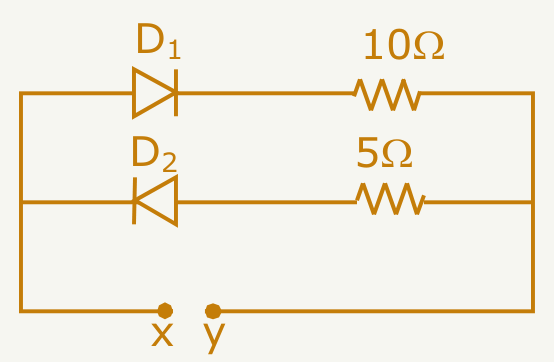
#> input picture scratch/jee2021/images/JEE-MAIN-21-25FEB-S1/q9.png, 554 x 362 px; its folder holds only this picture in this run
$ python clean_jee_main_2021_25feb_s1_images.py
#> lines starting #> are read from the running program, lines starting #| are printed output that depends on the picture
#!/usr/bin/env python3
"""Normalize 25 Feb Shift 1 figures and split the two graphical option sets."""

from __future__ import annotations

import json
from pathlib import Path

from PIL import Image, ImageChops, ImageOps


ROOT = Path(__file__).resolve().parents[2]
PAPER = "JEE-MAIN-21-25FEB-S1"
IMAGE_DIR = ROOT / "scratch" / "jee2021" / "images" / PAPER
TRANSCRIBED = ROOT / "scratch" / "jee2021" / "transcribed"


def white_normalize(image: Image.Image) -> Image.Image:
    image = ImageOps.invert(image.convert("RGB"))
    # Make the near-white background exactly white and darken faint strokes.
    pixels = image.load()
    for y in range(image.height):
        for x in range(image.width):
            r, g, b = pixels[x, y]
            if min(r, g, b) >= 242:
                pixels[x, y] = (255, 255, 255)
            elif max(r, g, b) <= 28:
                pixels[x, y] = (0, 0, 0)
    return image


def content_trim(image: Image.Image, padding: int = 12) -> Image.Image:
    background = Image.new("RGB", image.size, "white")
    box = ImageChops.difference(image, background).getbbox()
    if not box:
        return image
    left, top, right, bottom = box
    return image.crop((max(0, left - padding), max(0, top - padding), min(image.width, right + padding), min(image.height, bottom + padding)))


originals = {path.name: Image.open(path).convert("RGB") for path in IMAGE_DIR.glob("q*.png") if "_opt_" not in path.name}
#> originals = 1 item

for name, image in originals.items():
    white_normalize(image).save(IMAGE_DIR / name)
#> this loop made 1 pass
#> name on pass 1: 'q9.png'
#> pass 1, in white_normalize, `image = ImageOps.invert(image.convert("RGB"))`:
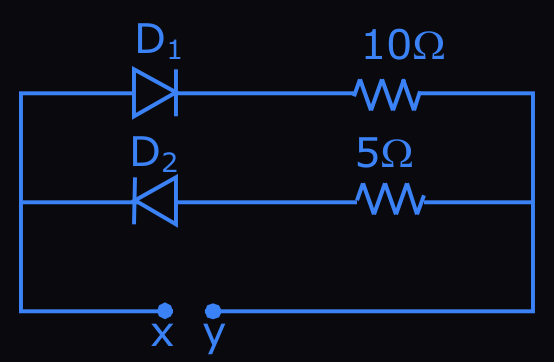
#> image: PIL image 554x362 RGB; mean R, G, B 12.1, 16.5, 28.4

# Q35: reaction across the top, four independent structures across the bottom.
#> (the run stopped early here; a loop or call above may not have finished)
